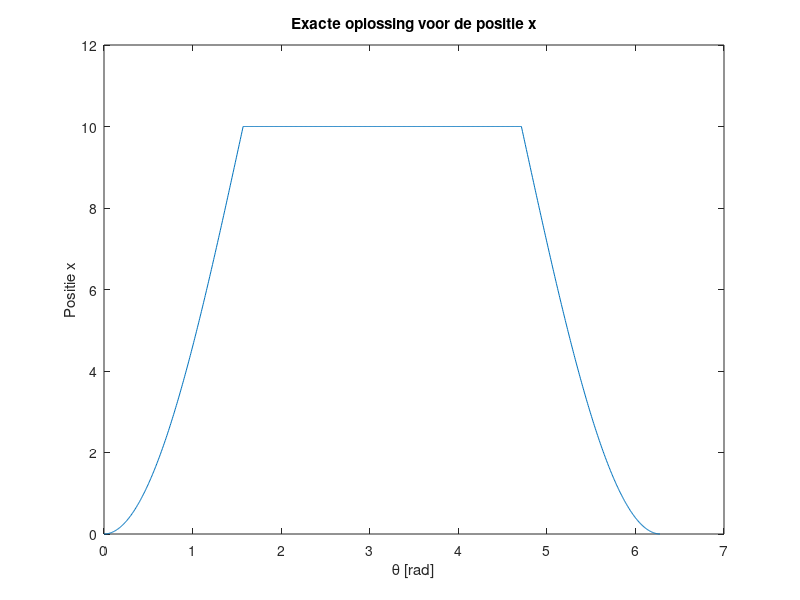
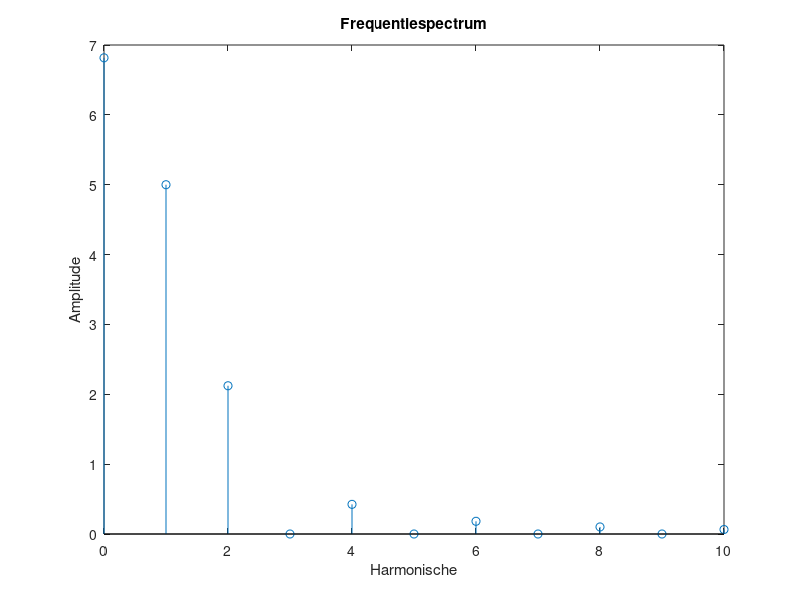
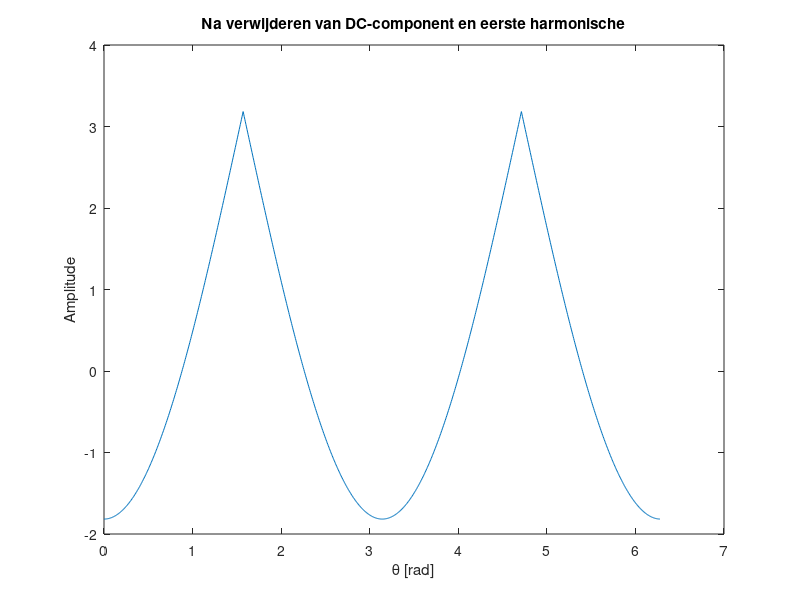
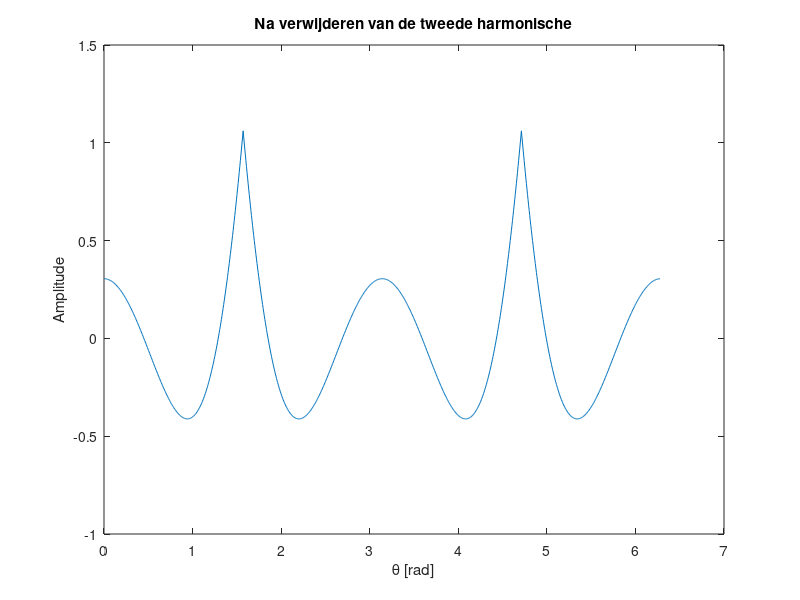

The MATLAB script that drew these images, in order:
% CRANK
%
%   Demo over het krukdrijfstangmechanisme
%   Ter ondersteuning van het vak KINEMATICA EN WERKTUIGENDYNAMICA
% 
%   Copyright (c) 1999 by KULeuven, PMA

echo off
echo on, clc
% KRUK-DRIJFSTANGMECHANISME
% Dit programma illustreert de beweging van het kruk-drijfstangmechanisme
%
% Voor de demo kan je de waarden van de lengten van kruk en drijfstang zelf kiezen. 
% Voor het gemak is een standaardwaarde gegeven tussen haakjes. Druk op Enter of Return 
% om deze standaardwaarden te aanvaarden, of typ je eigen keuze.
%
echo off
fprintf('\nDruk op een toets om verder te gaan ...'), pause, disp(' ')
%
% Initialisatie van de parameters
R = input('Lengte R van de kruk (een positief getal vb 1)');
L = input('Lengte L van de drijfstang (L>R) vb 3');

N=1000

theta=(0:1:(N-1))*2*pi/N;

x=R*(1-cos(theta))+L*(1-sqrt(1-(R*sin(theta)/L).^2));
clf, hold off
plot(theta,x);
xlabel('\theta [rad]')
ylabel('Positie x')
title('Exacte oplossing voor de positie x')

disp('De eerste figuur toont de exacte oplossing voor de positie x voor 1 periode')
fprintf('\nDruk op een toets om verder te gaan ...\n'), pause, disp(' ')


X=fft(x,N);
a=2*real(X)/N;
b=-2*imag(X)/N;

clc
disp('We nemen de Fouriertransformatie van de exacte oplossing en bekijken')
disp('de harmonische inhoud aan de hand van de coeffienten van de Fourierreeks.')
format long
disp('De constante term')
a0 = a(1)/2
fprintf('\nDruk op een toets om verder te gaan ...\n'), pause, disp(' ')

disp('De coefficienten van de cosinus in de Fourierreeks:')
ak = a(2:11)'
disp('Merk op dat de coefficienten horende bij de hogere oneven harmonischen nul zijn.')
fprintf('\nDruk op een toets om verder te gaan ...\n'), pause, disp(' ')

disp('De coefficienten van de sinus in de Fourierreeks:')
bk = b(2:11)'
disp('Deze zijn niet exact nul, maar kunnen als nul beschouwd worden gezien de machinenauwkeurigheid.')
fprintf('\nDruk op een toets om verder te gaan ...\n'), pause, disp(' ')

X=[X(1) 2*X(2:floor(N/2))]/N;
figure
stem(0:10,abs(X(1:11)), 'o')
xlabel('Harmonische')
ylabel('Amplitude')
title('Frequentiespectrum')
zoom on
disp('De figuur toont het frequentiespectrum waarop te zien is dat de hogere')
disp('oneven harmonische nul zijn.')
fprintf('\nDruk op een toets om verder te gaan ...'), pause, disp(' ')

%
x2=a(1)/2+a(2)*cos(theta);
figure
plot(theta,x-x2)
xlabel('\theta [rad]')
ylabel('Amplitude')
title('Na verwijderen van DC-component en eerste harmonische')

%clc
disp('We nemen de constante term en de eerste harmonische van de reeksontwikkeling')
disp('en trekken deze af van de exacte vergelijking. Nu wordt de tweede harmonische')
disp('overheersend, maar ze heeft duidelijk een kleinere amplitude.')
fprintf('\nDruk op een toets om verder te gaan ...'), pause, disp(' ')

%
x3=a(1)/2 +a(2)*cos(theta)+a(3)*cos(2*theta);
figure
plot(theta,x-x3)
xlabel('\theta [rad]')
ylabel('Amplitude')
title('Na verwijderen van de tweede harmonische')

%clc
disp('We trekken nu ook de tweede harmonische af van dit resultaat waarna de vierde')
disp('harmonische (en niet de derde!) dominant wordt met nog kleinere amplitude.')
fprintf('\nDruk op een toets om verder te gaan ...\n'), pause, disp(' ')

%
x4=a(1)/2 +a(2)*cos(theta)+a(3)*cos(2*theta)+a(5)*cos(4*theta);
figure
plot(theta,x-x4)
xlabel('\theta [rad]')
ylabel('Amplitude')
title('Na verwijderen van de vierde harmonische')

%clc
disp('Analoog voor het verwijderen van de vierde harmonische: de zesde harmonische wordt zichtbaar.')
fprintf('\nDruk op een toets om verder te gaan ...\n'), pause, disp(' ')

%
x5=a(1)/2 +a(2)*cos(theta)+a(3)*cos(2*theta)+a(5)*cos(4*theta)+a(7)*cos(6*theta);
figure
plot(theta,x-x5)
xlabel('\theta [rad]')
ylabel('Amplitude')
title('Na verwijderen van de zesde harmonische')

%clc
disp('Tenslotte verwijderen we de zesde harmonische en de achtste harmonische wordt zichtbaar.')
